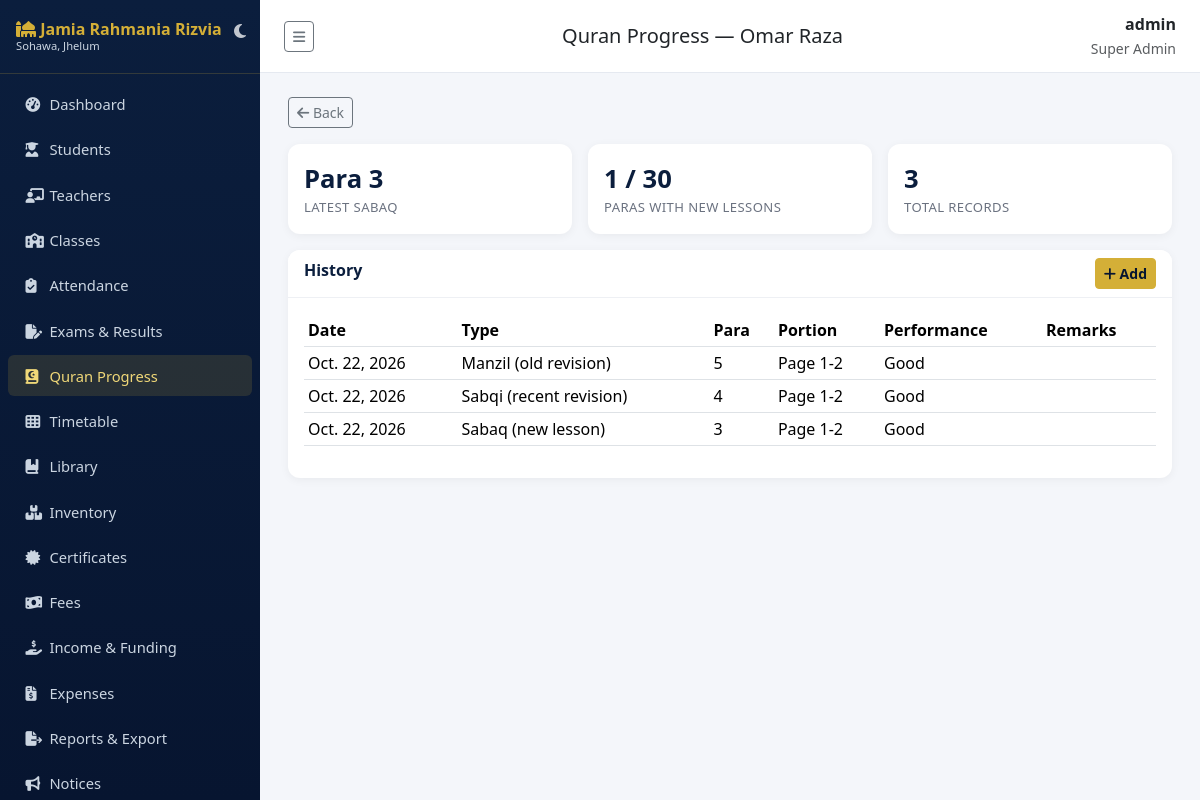
Screenshot of /hifz/student/1/ (signed in) with the database file from the repository.
### students/models.py (models this page shows, shortened)
class Student(models.Model):
    class Status(models.TextChoices):
        ACTIVE = "ACTIVE", "Active"
        INACTIVE = "INACTIVE", "Inactive"
        SUSPENDED = "SUSPENDED", "Suspended"
        TRANSFERRED = "TRANSFERRED", "Transferred"
        GRADUATED = "GRADUATED", "Graduated"
    class Blood(models.TextChoices):
        A_POS = "A+", "A+"
        A_NEG = "A-", "A-"
        B_POS = "B+", "B+"
        B_NEG = "B-", "B-"
        AB_POS = "AB+", "AB+"
        AB_NEG = "AB-", "AB-"
        O_POS = "O+", "O+"
        O_NEG = "O-", "O-"
    user = models.OneToOneField(settings.AUTH_USER_MODEL, on_delete=models.CASCADE, related_name="student_profile", null=True, blank=True)
    parent = models.ForeignKey(settings.AUTH_USER_MODEL, on_delete=models.SET_NULL, null=True, blank=True, related_name="children", limit_choices_to={"role": "PARENT"})
    admission_number = models.CharField(max_length=20, unique=True)
    roll_number = models.CharField(max_length=20, blank=True)
    first_name = models.CharField(max_length=100)
    last_name = models.CharField(max_length=100)
    date_of_birth = models.DateField()
    gender = models.CharField(max_length=10, choices=[("M", "Male"), ("F", "Female"), ("O", "Other")])
    blood_group = models.CharField(max_length=5, choices=Blood.choices, blank=True)
    photo = models.ImageField(upload_to="student_photos/", blank=True, null=True)
    address = models.TextField(blank=True)
    section = models.ForeignKey("academics.Section", on_delete=models.SET_NULL, null=True, blank=True, related_name="students")
    admission_date = models.DateField(auto_now_add=True)
    previous_school = models.CharField(max_length=200, blank=True)
    status = models.CharField(max_length=15, choices=Status.choices, default=Status.ACTIVE)
    guardian_name = models.CharField(max_length=150, blank=True)
    guardian_relation = models.CharField(max_length=50, blank=True)
    guardian_phone = models.CharField(max_length=20, blank=True)
    guardian_email = models.EmailField(blank=True)
    emergency_contact_name = models.CharField(max_length=150, blank=True)
    emergency_contact_phone = models.CharField(max_length=20, blank=True)
    class Meta:
        ordering = ["admission_number"]
    @property
    def full_name(self):
        return f"{self.first_name} {self.last_name}"

### accounts/models.py (models this page shows, shortened)
class User(AbstractUser):
    class Role(models.TextChoices):
        SUPER_ADMIN = "SUPER_ADMIN", "Super Admin"
        PRINCIPAL = "PRINCIPAL", "Principal"
        ADMIN = "ADMIN", "Admin"
        TEACHER = "TEACHER", "Teacher"
        STUDENT = "STUDENT", "Student"
        PARENT = "PARENT", "Parent"
        ACCOUNTANT = "ACCOUNTANT", "Accountant"
        LIBRARIAN = "LIBRARIAN", "Librarian"
        STAFF = "STAFF", "Staff"
    role = models.CharField(max_length=20, choices=Role.choices, default=Role.STUDENT)
    phone = models.CharField(max_length=20, blank=True)
    photo = models.ImageField(upload_to="profile_photos/", blank=True, null=True)

### hifz/models.py (models this page shows, shortened)
class HifzRecord(models.Model):
    class Kind(models.TextChoices):
        SABAQ = "SABAQ", "Sabaq (new lesson)"
        SABQI = "SABQI", "Sabqi (recent revision)"
        MANZIL = "MANZIL", "Manzil (old revision)"
    class Performance(models.TextChoices):
        EXCELLENT = "EXCELLENT", "Excellent"
        GOOD = "GOOD", "Good"
        AVERAGE = "AVERAGE", "Average"
        WEAK = "WEAK", "Weak"
    student = models.ForeignKey("students.Student", on_delete=models.CASCADE, related_name="hifz_records")
    date = models.DateField(default=datetime.date.today)
    kind = models.CharField(max_length=7, choices=Kind.choices, default=Kind.SABAQ)
    para = models.PositiveSmallIntegerField("Para (Juz)", validators=[MinValueValidator(1), MaxValueValidator(30)])
    portion = models.CharField(max_length=100, blank=True, help_text="e.g. Page 3–5, Ruku 2, Surah name")
    performance = models.CharField(max_length=10, choices=Performance.choices, default=Performance.GOOD)
    remarks = models.CharField(max_length=200, blank=True)
    recorded_by = models.ForeignKey("accounts.User", on_delete=models.SET_NULL, null=True, blank=True)
    class Meta:
        ordering = ["-date", "-id"]

### hifz/views.py (the view)
# urls.py: path("student/<int:pk>/", views.student_progress, name="student"),
@login_required
def student_progress(request, pk):
    student = get_object_or_404(Student, pk=pk)
    user = request.user
    if user.role in ("STUDENT", "PARENT") and not user.is_superuser:
        if not family_students(user).filter(pk=student.pk).exists():
            raise PermissionDenied
    elif not allowed_students(user, strict=True).filter(pk=student.pk).exists():
        raise PermissionDenied
    return render(request, "hifz/student_progress.html", {
        "student": student, "summary": progress_summary(student),
        "records": student.hifz_records.all()[:100],
        "can_add": is_management(user) or user.role == "TEACHER",
    })

### templates/hifz/student_progress.html
{% extends "base.html" %}
{% block page_title %}Quran Progress — {{ student.full_name }}{% endblock %}
{% block content %}
<a href="javascript:history.back()" class="btn btn-sm btn-outline-secondary mb-3"><i class="fa-solid fa-arrow-left"></i> Back</a>
<div class="row g-3 mb-3">
  <div class="col-md-4"><div class="card stat-card"><div class="card-body"><div class="stat-value">{% if summary.last_sabaq %}Para {{ summary.last_sabaq.para }}{% else %}—{% endif %}</div><div class="stat-label">Latest Sabaq</div></div></div></div>
  <div class="col-md-4"><div class="card stat-card"><div class="card-body"><div class="stat-value">{{ summary.paras_studied|length }} / 30</div><div class="stat-label">Paras with new lessons</div></div></div></div>
  <div class="col-md-4"><div class="card stat-card"><div class="card-body"><div class="stat-value">{{ summary.total }}</div><div class="stat-label">Total records</div></div></div></div>
</div>
<div class="card">
  <div class="card-header d-flex justify-content-between"><span>History</span>{% if can_add %}<a href="{% url 'hifz:add' %}?student={{ student.pk }}" class="btn btn-gold btn-sm"><i class="fa-solid fa-plus"></i> Add</a>{% endif %}</div>
  <div class="card-body table-responsive">
    <table class="table table-sm">
      <thead><tr><th>Date</th><th>Type</th><th>Para</th><th>Portion</th><th>Performance</th><th>Remarks</th></tr></thead>
      <tbody>{% for r in records %}<tr><td>{{ r.date }}</td><td>{{ r.get_kind_display }}</td><td>{{ r.para }}</td><td>{{ r.portion }}</td><td>{{ r.get_performance_display }}</td><td>{{ r.remarks }}</td></tr>
      {% empty %}<tr><td colspan="6" class="text-center text-muted">No records yet.</td></tr>{% endfor %}</tbody>
    </table>
  </div>
</div>
{% endblock %}

### templates/base.html (shortened to what this page needs)
{% load static %}
<!DOCTYPE html>
<html lang="en" id="theme-wrapper" data-bs-theme="light">
<head>
<link href="https://cdn.jsdelivr.net/npm/bootstrap@5.3.3/dist/css/bootstrap.min.css" rel="stylesheet">
<link href="https://cdnjs.cloudflare.com/ajax/libs/font-awesome/6.5.1/css/all.min.css" rel="stylesheet">
<link href="{% static 'css/style.css' %}" rel="stylesheet">
</head>
<body>
<nav class="sidebar" id="sidebar">
  <div class="brand d-flex justify-content-between align-items-center">
    <div>
      <i class="fa-solid fa-mosque"></i> Jamia Rahmania Rizvia
      <small class="d-block" style="font-size:.7rem;color:#cbd5e1;font-weight:400">Sohawa, Jhelum</small>
    </div>
    <button id="theme-toggle-btn" class="btn p-1 border-0 text-white opacity-75 hover-opacity-100" title="Switch Theme" style="background: transparent; box-shadow: none;">
      <i class="fa-solid fa-moon fs-6" id="theme-icon"></i>
    </button>
  </div>
  <ul class="nav flex-column py-2">
    {% if request.user.role in "STUDENT,PARENT" %}
      <li class="nav-item"><a class="nav-link {% if request.resolver_match.namespace == 'portal' %}active{% endif %}" href="{% url 'portal:home' %}"><i class="fa-solid fa-gauge-high"></i> My Portal</a></li>
      <li class="nav-item"><a class="nav-link {% if request.resolver_match.namespace == 'notices' and request.resolver_match.url_name == 'list' %}active{% endif %}" href="{% url 'notices:list' %}"><i class="fa-solid fa-bullhorn"></i> Notices</a></li>
      <li class="nav-item"><a class="nav-link {% if request.resolver_match.namespace == 'timetable' %}active{% endif %}" href="{% url 'timetable:view' %}"><i class="fa-solid fa-table-cells"></i> Timetable</a></li>
      <li class="nav-item"><a class="nav-link" href="{% url 'notices:event_list' %}"><i class="fa-solid fa-calendar-days"></i> Events</a></li>
    {% else %}
      <li class="nav-item"><a class="nav-link {% if request.resolver_match.namespace == 'dashboard' %}active{% endif %}" href="{% url 'dashboard:index' %}"><i class="fa-solid fa-gauge-high"></i> Dashboard</a></li>
      <li class="nav-item"><a class="nav-link {% if request.resolver_match.namespace == 'students' %}active{% endif %}" href="{% url 'students:list' %}"><i class="fa-solid fa-user-graduate"></i> Students</a></li>
      {% if request.user.is_superuser or request.user.role in "SUPER_ADMIN,PRINCIPAL,ADMIN" %}
      <li class="nav-item"><a class="nav-link {% if request.resolver_match.namespace == 'teachers' %}active{% endif %}" href="{% url 'teachers:list' %}"><i class="fa-solid fa-chalkboard-user"></i> Teachers</a></li>
      <li class="nav-item"><a class="nav-link {% if request.resolver_match.url_name == 'class_list' %}active{% endif %}" href="{% url 'academics:class_list' %}"><i class="fa-solid fa-school"></i> Classes</a></li>
      {% endif %}
      <li class="nav-item"><a class="nav-link " href="{% url 'attendance:mark' %}"><i class="fa-solid fa-clipboard-check"></i> Attendance</a></li>
      {% if request.user.is_superuser or request.user.role in "SUPER_ADMIN,PRINCIPAL,ADMIN,TEACHER" %}
      <li class="nav-item"><a class="nav-link {% if request.resolver_match.namespace == 'exams' %}active{% endif %}" href="{% url 'exams:list' %}"><i class="fa-solid fa-file-pen"></i> Exams &amp; Results</a></li>
      <li class="nav-item"><a class="nav-link {% if request.resolver_match.namespace == 'hifz' %}active{% endif %}" href="{% url 'hifz:list' %}"><i class="fa-solid fa-book-quran"></i> Quran Progress</a></li>
      {% endif %}
      <li class="nav-item"><a class="nav-link " href="{% url 'timetable:view' %}"><i class="fa-solid fa-table-cells"></i> Timetable</a></li>
      <li class="nav-item"><a class="nav-link {% if request.resolver_match.namespace == 'library' %}active{% endif %}" href="{% url 'library:books' %}"><i class="fa-solid fa-book-bookmark"></i> Library</a></li>
      {% if request.user.is_superuser or request.user.role in "SUPER_ADMIN,PRINCIPAL,ADMIN,STAFF,LIBRARIAN" %}
      <li class="nav-item"><a class="nav-link {% if request.resolver_match.namespace == 'inventory' %}active{% endif %}" href="{% url 'inventory:list' %}"><i class="fa-solid fa-boxes-stacked"></i> Inventory</a></li>
      {% endif %}
      {% if request.user.is_superuser or request.user.role in "SUPER_ADMIN,PRINCIPAL,ADMIN" %}
      <li class="nav-item"><a class="nav-link {% if request.resolver_match.namespace == 'certificates' %}active{% endif %}" href="{% url 'certificates:list' %}"><i class="fa-solid fa-certificate"></i> Certificates</a></li>
      {% endif %}
      {% if request.user.is_superuser or request.user.role in "SUPER_ADMIN,PRINCIPAL,ADMIN,ACCOUNTANT" %}
      <li class="nav-item"><a class="nav-link {% if request.resolver_match.url_name == 'payment_list' %}active{% endif %}" href="{% url 'fees:payment_list' %}"><i class="fa-solid fa-money-bill-wave"></i> Fees</a></li>
      <li class="nav-item"><a class="nav-link {% if request.resolver_match.url_name == 'income_list' %}active{% endif %}" href="{% url 'fees:income_list' %}"><i class="fa-solid fa-hand-holding-dollar"></i> Income &amp; Funding</a></li>
      <li class="nav-item"><a class="nav-link {% if request.resolver_match.url_name == 'expense_list' %}active{% endif %}" href="{% url 'fees:expense_list' %}"><i class="fa-solid fa-file-invoice-dollar"></i> Expenses</a></li>
      {% endif %}
      {% if request.user.is_superuser or request.user.role in "SUPER_ADMIN,PRINCIPAL,ADMIN,ACCOUNTANT" %}
      <li class="nav-item"><a class="nav-link {% if request.resolver_match.namespace == 'reports' %}active{% endif %}" href="{% url 'reports:index' %}"><i class="fa-solid fa-file-export"></i> Reports &amp; Export</a></li>
      {% endif %}
      <li class="nav-item"><a class="nav-link {% if request.resolver_match.namespace == 'notices' %}active{% endif %}" href="{% url 'notices:list' %}"><i class="fa-solid fa-bullhorn"></i> Notices</a></li>
    {% endif %}
  </ul>
</nav>
<div class="main-content">
  <div class="topbar">
    <button class="btn btn-sm btn-outline-secondary" id="sidebarToggle" type="button" title="Show / hide menu" aria-label="Toggle menu"><i class="fa-solid fa-bars"></i></button>
    <h5 class="mb-0">{% block page_title %}Dashboard{% endblock %}</h5>
    <div class="text-end">
      <div class="fw-semibold">{{ request.user.get_full_name|default:request.user.username }}</div>
      <small class="text-muted">{{ request.user.get_role_display }}</small>
    </div>
  </div>
  {% block content %}{% endblock %}
</div>
</body>
</html>

### rows the page displays
Student: full_name "Omar Raza"
User: user.get_full_name "admin", user.role "Super Admin"
HifzRecord: last_sabaq.para "3", date "Oct. 22, 2026", kind "Sabaq (new lesson)", para "3", portion "Page 1-2", performance "Good"
HifzRecord: date "Oct. 22, 2026", kind "Manzil (old revision)", para "5", portion "Page 1-2", performance "Good"
HifzRecord: date "Oct. 22, 2026", kind "Sabqi (recent revision)", para "4", portion "Page 1-2", performance "Good"

### other values shown
{{ summary.paras_studied|length }} "1"
{{ summary.total }} "3"
